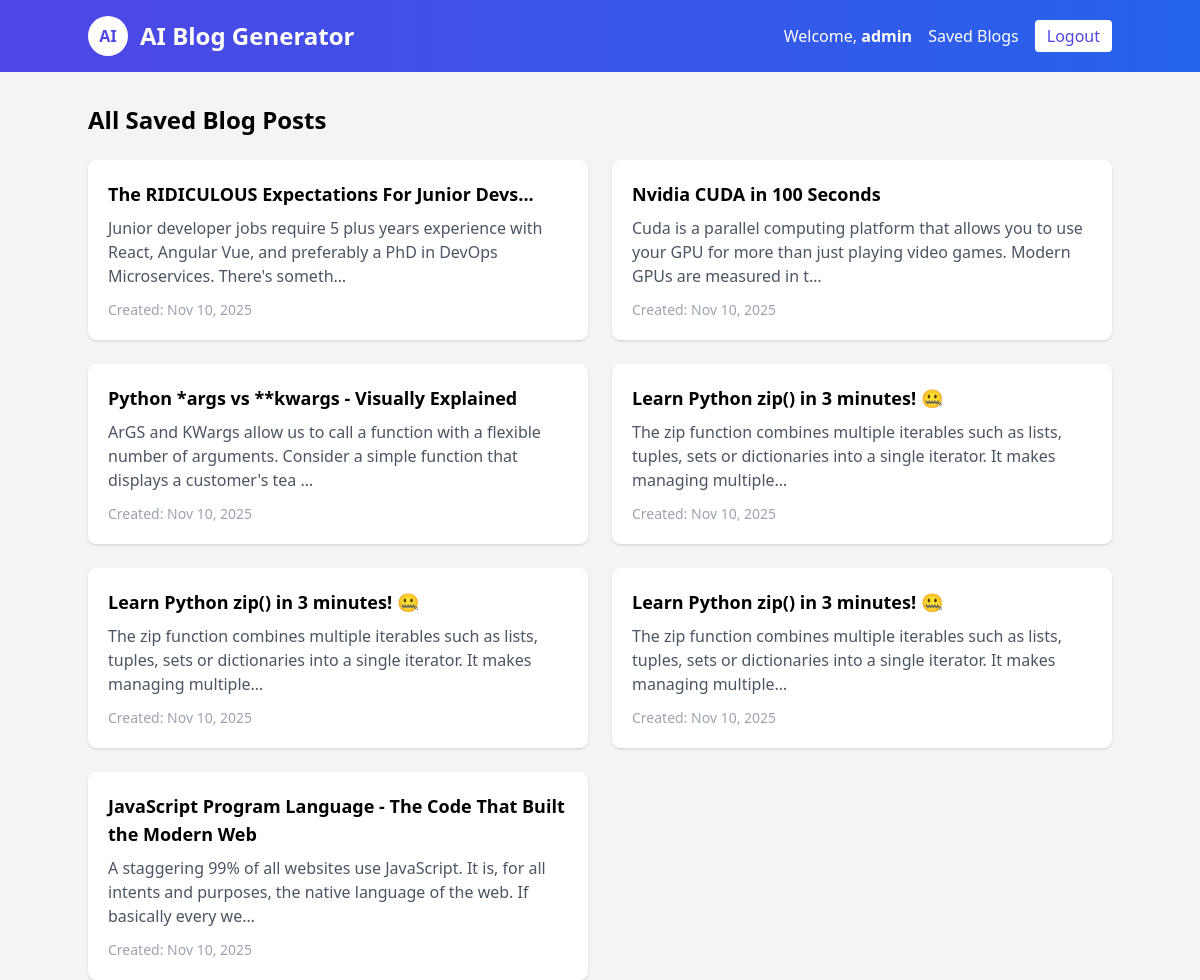
Screenshot of /blog-list (signed in) with the database file from the repository.
### blog_generator/models.py (models this page shows, shortened)
class BlogPost(models.Model):
    user = models.ForeignKey(User, on_delete=models.CASCADE)
    youtube_title = models.CharField(max_length=300)
    youtube_link = models.URLField()
    generated_content = models.TextField()
    created_at = models.DateTimeField(auto_now_add=True)

### blog_generator/views.py (the view)
# urls.py: path('blog-list', views.blog_list, name='blog-list'),
def blog_list(request):
    blog_articles = BlogPost.objects.filter(user=request.user)
    return render(request, "all-blogs.html", {'blog_articles': blog_articles})

### templates/all-blogs.html (shortened to what this page needs)
<!DOCTYPE html>
<html lang="en">
<head>
    <link href="https://cdn.jsdelivr.net/npm/tailwindcss@2.2.19/dist/tailwind.min.css" rel="stylesheet">
</head>
<body class="bg-gray-100 font-sans antialiased">
    <nav class="bg-gradient-to-r from-indigo-600 to-blue-600 p-4 text-white">
        <div class="container mx-auto flex items-center justify-between">
            <div class="flex items-center space-x-3">
                <div class="bg-white text-indigo-600 font-bold rounded-full w-10 h-10 flex items-center justify-center">AI</div>
                <a href="/" class="text-2xl font-bold">AI Blog Generator</a>
            </div>
            <div class="flex items-center space-x-4">
                {% if user.is_authenticated %}
                    <span class="hidden sm:inline">Welcome, <strong>{{ user.username }}</strong></span>
                    <a href="/blog-list" class="text-white hover:underline">Saved Blogs</a>
                    <a href="/logout" class="bg-white text-indigo-600 px-3 py-1 rounded hover:opacity-90">Logout</a>
                {% else %}
                    <a href="/login" class="text-white hover:underline">Login</a>
                    <a href="/signup" class="bg-white text-indigo-600 px-3 py-1 rounded hover:opacity-90">Signup</a>
                {% endif %}
            </div>
        </div>
    </nav>
    <div class="container mx-auto mt-8 px-4 sm:px-0">
        <div class="max-w-6xl mx-auto">
            <section>
                <h2 class="text-2xl mb-6 font-semibold">All Saved Blog Posts</h2>
                <div class="grid grid-cols-1 sm:grid-cols-2 gap-6">
                    {% for article in blog_articles reversed %}
                        <a href="/blog-details/{{ article.id }}" class="block">
                            <div class="bg-white p-5 rounded-lg shadow hover:shadow-md transition">
                                <h3 class="text-lg font-semibold mb-2">{{ article.youtube_title }}</h3>
                                <p class="text-gray-600">{{ article.generated_content|truncatechars:140 }}</p>
                                <div class="mt-3 text-sm text-gray-400">Created: {{ article.created_at|date:"M d, Y" }}</div>
                            </div>
                        </a>
                    {% empty %}
                        <div class="col-span-full text-gray-600">No saved blog posts yet.</div>
                    {% endfor %}
                </div>
            </section>
        </div>
    </div>
</body>
</html>

### rows the page displays
BlogPost: youtube_title "The RIDICULOUS Expectations For Junior Devs...", generated_content "Junior developer jobs require 5 plus years experience with React, Angular Vue, and preferably a PhD in DevOps Microservices. There's someth…", created_at "Nov 10, 2025"
BlogPost: youtube_title "Nvidia CUDA in 100 Seconds", generated_content "Cuda is a parallel computing platform that allows you to use your GPU for more than just playing video games. Modern GPUs are measured in t…", created_at "Nov 10, 2025"
BlogPost: youtube_title "Python *args vs **kwargs - Visually Explained", generated_content "ArGS and KWargs allow us to call a function with a flexible number of arguments. Consider a simple function that displays a customer's tea …", created_at "Nov 10, 2025"
BlogPost: youtube_title "Learn Python zip() in 3 minutes! 🤐", generated_content "The zip function combines multiple iterables such as lists, tuples, sets or dictionaries into a single iterator. It makes managing multiple…", created_at "Nov 10, 2025"
BlogPost: youtube_title "Learn Python zip() in 3 minutes! 🤐", generated_content "The zip function combines multiple iterables such as lists, tuples, sets or dictionaries into a single iterator. It makes managing multiple…", created_at "Nov 10, 2025"
BlogPost: youtube_title "Learn Python zip() in 3 minutes! 🤐", generated_content "The zip function combines multiple iterables such as lists, tuples, sets or dictionaries into a single iterator. It makes managing multiple…", created_at "Nov 10, 2025"
BlogPost: youtube_title "JavaScript Program Language - The Code That Built the Modern Web", generated_content "A staggering 99% of all websites use JavaScript. It is, for all intents and purposes, the native language of the web. If basically every we…", created_at "Nov 10, 2025"

### other values shown
{{ user.username }} "admin"
